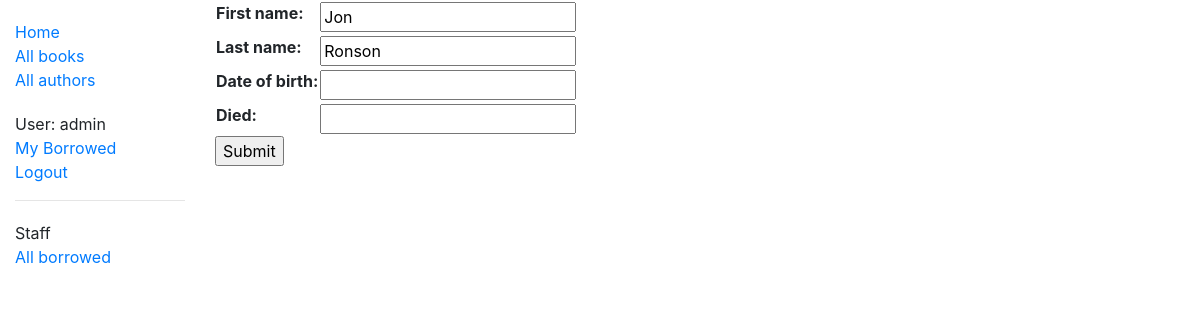
/catalog/author/2/update/ (signed in), run on an earlier commit of the app's database.
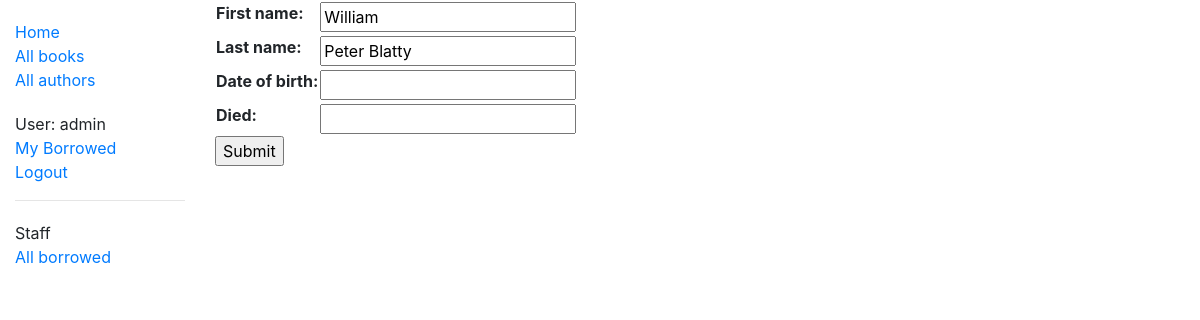
And on a later commit of the database.
### catalog/models.py (models this page shows, shortened)
class Author(models.Model):
    first_name = models.CharField(max_length=100)
    last_name = models.CharField(max_length=100)
    date_of_birth = models.DateField(null=True, blank=True)
    date_of_death = models.DateField('died', null=True, blank=True)
    class Meta:
        ordering = ['last_name', 'first_name']

### catalog/views.py (the view)
# urls.py: path('author/<int:pk>/update/', views.AuthorUpdate.as_view(), name='author-update'),
class AuthorUpdate(PermissionRequiredMixin, UpdateView):
    model = Author
    fields = '__all__' # Not recommended (potential security issue if more fields added)
    permission_required = 'catalog.can_mark_returned'

### catalog/templates/catalog/author_form.html (shortened to what this page needs)
{% extends "base_generic.html" %}
{% block content %}
<form action="" method="post">
    <table>
    {{ form.as_table }}
    </table>
    <input type="submit" value="Submit" />
</form>
{% endblock %}

What changed in the data, as far as the page shows it:
changed Author: first_name "Jon" → "William"; last_name "Ronson" → "Peter Blatty"
